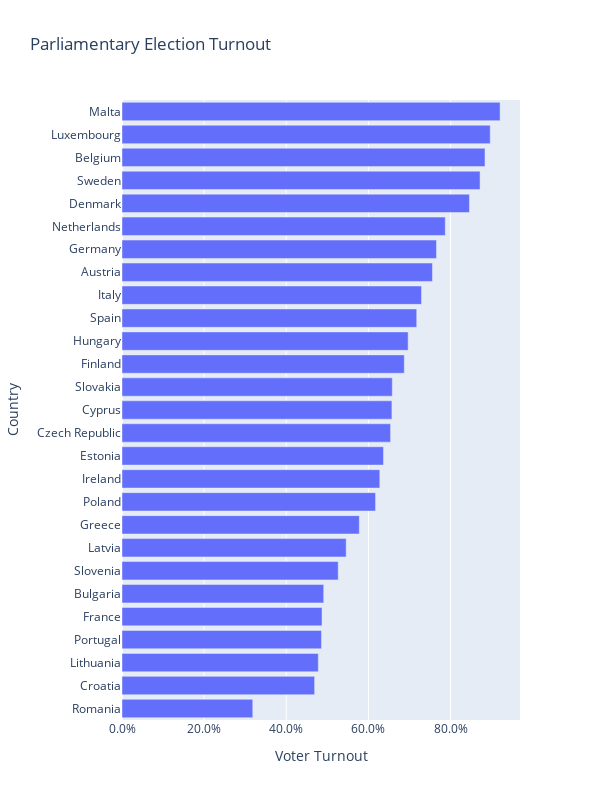

Notebook cell for this chart:
### Code cell
df = df.sort_values('Voter Turnout', ascending = True)

fig = px.bar(df, x='Voter Turnout', y = 'Country',
             height = 800, width = 600, title = "Parliamentary Election Turnout")
fig.update_layout(xaxis_tickformat = '.1%')

fig.show()

### Figure 1 — Plotly figure (JSON) as saved in the notebook; plotly's stock layout.template omitted (floating-point values rounded to 4 significant figures)
{"data": [{"alignmentgroup": "True", "hovertemplate": "Voter Turnout=%{x}<br>Country=%{y}<extra></extra>", "legendgroup": "", "marker": {"color": "#636efa", "pattern": {"shape": ""}}, "name": "", "offsetgroup": "", "orientation": "h", "showlegend": false, "textposition": "auto", "type": "bar", "x": [0.3184, 0.469, 0.478, 0.4857, 0.487, 0.4911, 0.5264, 0.5458, 0.5778, 0.6174, 0.6277, 0.6367, 0.6539, 0.6572, 0.6581, 0.6873, 0.6967, 0.7176, 0.7293, 0.7559, 0.7657, 0.7871, 0.846, 0.8718, 0.8838, 0.8966, 0.9206], "xaxis": "x", "y": ["Romania", "Croatia", "Lithuania", "Portugal", "France", "Bulgaria", "Slovenia", "Latvia", "Greece", "Poland", "Ireland", "Estonia", "Czech Republic", "Cyprus", "Slovakia", "Finland", "Hungary", "Spain", "Italy", "Austria", "Germany", "Netherlands", "Denmark", "Sweden", "Belgium", "Luxembourg", "Malta"], "yaxis": "y"}], "layout": {"barmode": "relative", "height": 800, "legend": {"tracegroupgap": 0}, "title": {"text": "Parliamentary Election Turnout"}, "width": 600, "xaxis": {"anchor": "y", "autorange": true, "domain": [0, 1], "range": [0, 0.9691], "tickformat": ".1%", "title": {"text": "Voter Turnout"}, "type": "linear"}, "yaxis": {"anchor": "x", "autorange": true, "domain": [0, 1], "range": [-0.5, 26.5], "title": {"text": "Country"}, "type": "category"}}}
